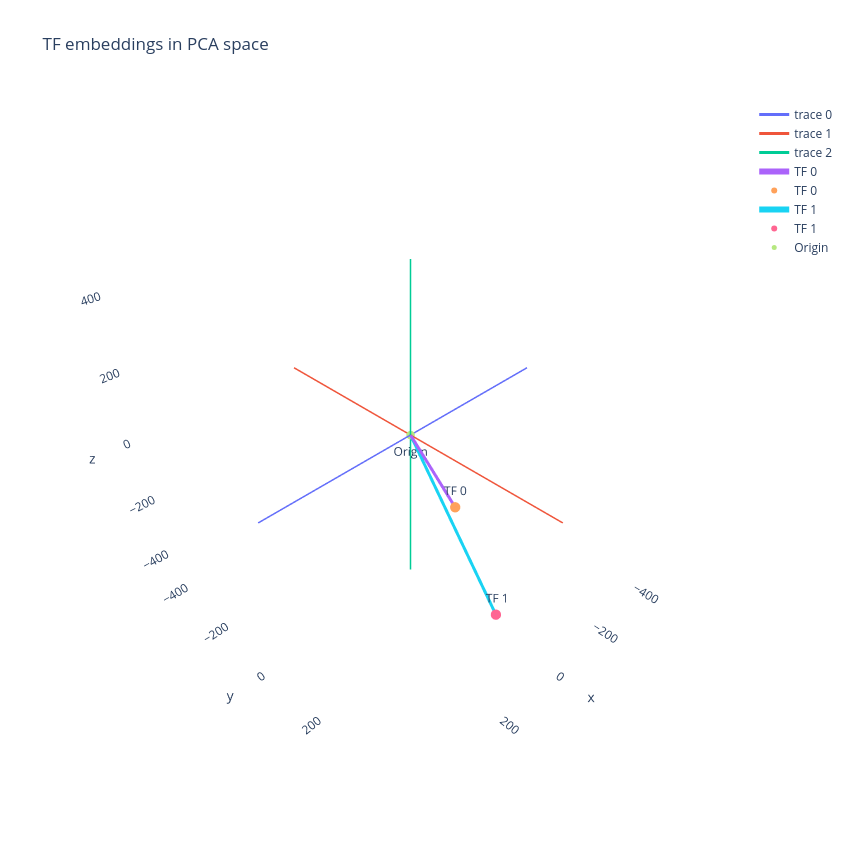

The cell this chart's notebook holds for it:
### Code cell
import numpy as np
import plotly.graph_objects as go

result_num = 0

# First two TF coordinates
coords_to_plot = coords[results_sorted[result_num][0:2]]

tf_1_name = id_to_tf[results_sorted[result_num][0]]
tf_2_name = id_to_tf[results_sorted[result_num][1]]
print(f"TFs with highest dot product: {tf_1_name} (idx: {results_sorted[result_num][0]}), {tf_2_name} (idx: {results_sorted[result_num][1]})")

tf_names = [tf_1_name, tf_2_name]

max_val = np.abs(coords_to_plot).max() * 1.2

fig = go.Figure()

# --------------------------------------------------
# Draw x, y, z axes through the origin
# --------------------------------------------------

fig.add_trace(
    go.Scatter3d(
        x=[-max_val, max_val],
        y=[0, 0],
        z=[0, 0],
        mode="lines",
        line=dict(width=3),
        hoverinfo="skip",
    )
)

fig.add_trace(
    go.Scatter3d(
        x=[0, 0],
        y=[-max_val, max_val],
        z=[0, 0],
        mode="lines",
        line=dict(width=3),
        hoverinfo="skip",
    )
)

fig.add_trace(
    go.Scatter3d(
        x=[0, 0],
        y=[0, 0],
        z=[-max_val, max_val],
        mode="lines",
        line=dict(width=3),
        hoverinfo="skip",
    )
)

# --------------------------------------------------
# Plot TF vectors from the origin
# --------------------------------------------------

for i, (x, y, z) in enumerate(coords_to_plot):

    # Vector line
    fig.add_trace(
        go.Scatter3d(
            x=[0, x],
            y=[0, y],
            z=[0, z],
            mode="lines",
            line=dict(width=6),
            name=f"TF {i}",
            hoverinfo="skip",
        )
    )

    # Vector endpoint
    fig.add_trace(
        go.Scatter3d(
            x=[x],
            y=[y],
            z=[z],
            mode="markers+text",
            marker=dict(size=6),
            text=[f"TF {i}"],
            textposition="top center",
            name=f"TF {i}",
            customdata=[[i, tf_names[i]]],
            hovertemplate=(
                "%{customdata[1]}<br>"
                "<extra></extra>"
            ),
        )
    )

# Origin
fig.add_trace(
    go.Scatter3d(
        x=[0],
        y=[0],
        z=[0],
        mode="markers+text",
        marker=dict(size=5),
        text=["Origin"],
        textposition="bottom center",
        name="Origin",
        hoverinfo="skip",
    )
)

# --------------------------------------------------
# Layout
# --------------------------------------------------

fig.update_layout(
    title="TF embeddings in PCA space",
    scene=dict(
        xaxis=dict(
            range=[-max_val, max_val],
            showgrid=False,
            showbackground=False,
            zeroline=False,
        ),
        yaxis=dict(
            range=[-max_val, max_val],
            showgrid=False,
            showbackground=False,
            zeroline=False,
        ),
        zaxis=dict(
            range=[-max_val, max_val],
            showgrid=False,
            showbackground=False,
            zeroline=False,
        ),
        aspectmode="cube",
    ),
    width=850,
    height=850,
)

fig.show()

### Figure 1 — Plotly figure (JSON) as saved in the notebook; plotly's stock layout.template omitted (floating-point values rounded to 4 significant figures)
{"data": [{"hoverinfo": "skip", "line": {"width": 3}, "mode": "lines", "type": "scatter3d", "x": [-477.6, 477.6], "y": [0, 0], "z": [0, 0]}, {"hoverinfo": "skip", "line": {"width": 3}, "mode": "lines", "type": "scatter3d", "x": [0, 0], "y": [-477.6, 477.6], "z": [0, 0]}, {"hoverinfo": "skip", "line": {"width": 3}, "mode": "lines", "type": "scatter3d", "x": [0, 0], "y": [0, 0], "z": [-477.6, 477.6]}, {"hoverinfo": "skip", "line": {"width": 6}, "mode": "lines", "name": "TF 0", "type": "scatter3d", "x": [0, 105.9], "y": [0, 252.1], "z": [0, -25.96]}, {"customdata": [[0, "KMT2A"]], "hovertemplate": "%{customdata[1]}<br><extra></extra>", "marker": {"size": 6}, "mode": "markers+text", "name": "TF 0", "text": ["TF 0"], "textposition": "top center", "type": "scatter3d", "x": [105.9], "y": [252.1], "z": [-25.96]}, {"hoverinfo": "skip", "line": {"width": 6}, "mode": "lines", "name": "TF 1", "type": "scatter3d", "x": [0, 109.9], "y": [0, 398.0], "z": [0, -271.0]}, {"customdata": [[1, "KMT2B"]], "hovertemplate": "%{customdata[1]}<br><extra></extra>", "marker": {"size": 6}, "mode": "markers+text", "name": "TF 1", "text": ["TF 1"], "textposition": "top center", "type": "scatter3d", "x": [109.9], "y": [398.0], "z": [-271.0]}, {"hoverinfo": "skip", "marker": {"size": 5}, "mode": "markers+text", "name": "Origin", "text": ["Origin"], "textposition": "bottom center", "type": "scatter3d", "x": [0], "y": [0], "z": [0]}], "layout": {"height": 850, "scene": {"aspectmode": "cube", "xaxis": {"range": [-477.6, 477.6], "showbackground": false, "showgrid": false, "zeroline": false}, "yaxis": {"range": [-477.6, 477.6], "showbackground": false, "showgrid": false, "zeroline": false}, "zaxis": {"range": [-477.6, 477.6], "showbackground": false, "showgrid": false, "zeroline": false}}, "title": {"text": "TF embeddings in PCA space"}, "width": 850}}
